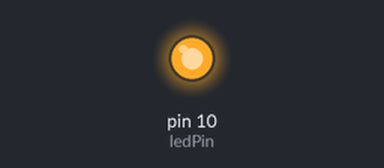
Bench run of a sketch on a simulated Arduino Uno, built with avr-gcc and run on an emulated ATmega328P. Shown: output pins drawn as LEDs (lit = HIGH).

Above: at 1.0 s.
At 3.0 s:
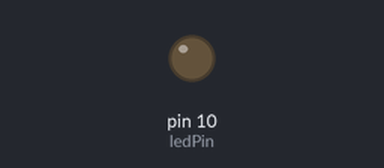
Timing chart, 0 to 7.8 s (numbered marks = the images above):
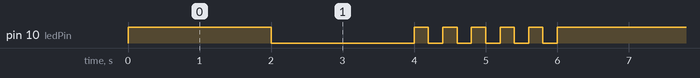

Measured:
- by itself, pin 10 (ledPin): repeats every 6.0 s: LOW 2.0 s, 5 × (HIGH 0.20 s, LOW 0.20 s), HIGH 2.0 s
- by itself, everything shown: repeats every 6.0 s, in 12 steps

The sketch:

basic_led.ino
```cpp
int ledPin = 10;


void setup (){
  pinMode (ledPin, OUTPUT);

}

void loop(){
  digitalWrite(ledPin, HIGH);
  delay(2000);
  digitalWrite(ledPin, LOW);
  delay(2000);

  for (int i=0; i<5; i++){
    digitalWrite(ledPin, HIGH);
    delay(200);
    digitalWrite(ledPin, LOW);
    delay(200);
  }
}
```
